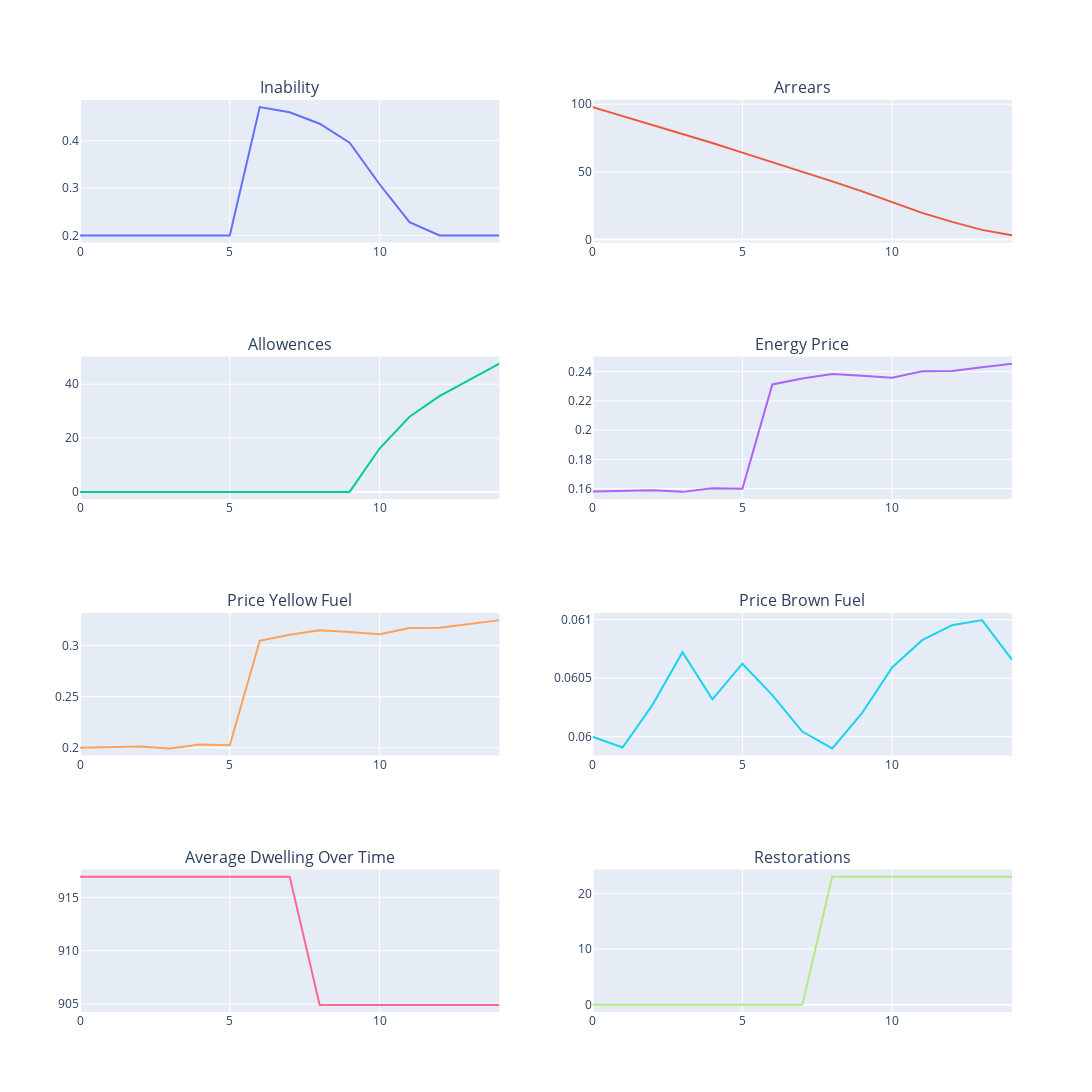
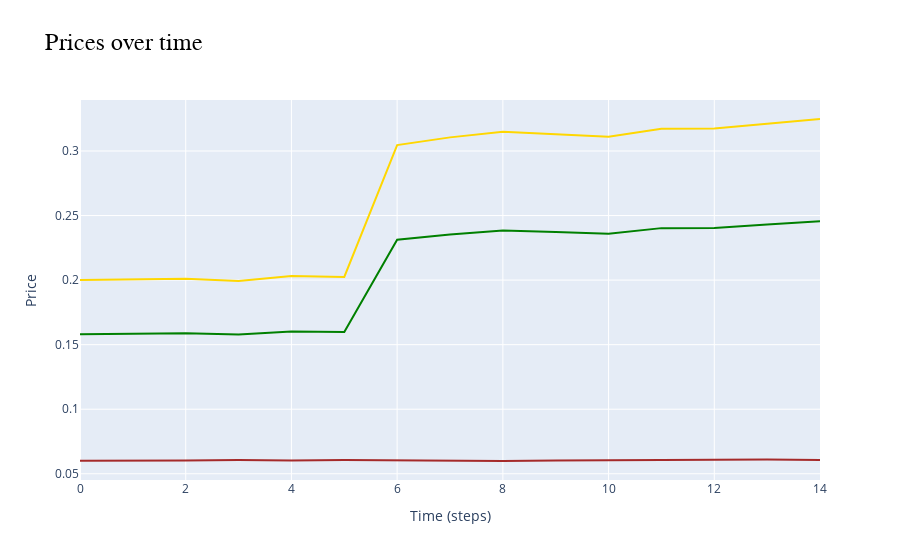

The cell these charts' notebook holds for them, in order:
### Code cell
# Model-level data
fig = sp.make_subplots(rows=int(len(model_data.columns)/2), cols=2, subplot_titles=model_data.columns)
color_discrete_sequence=px.colors.qualitative.Plotly  # Default color sequence

for i, col in enumerate(model_data.columns, start=1):
    fig.add_trace(go.Scatter(x=model_data.index, y=model_data[col], mode='lines', name=col, line=dict(color=color_discrete_sequence[(i-1) % len(color_discrete_sequence)])), row=int((i-1)/2)+1, col=((i-1)%2)+1)

fig.update_layout(height=400*int(len(model_data.columns)/2), width=1600, title_text="", showlegend=False, 
                  title_font=dict(size=24, color='black', family="Courier New, monospace"), # Adjust size and font here
                  )

fig.show()

# For Price1, Price2, and Energy Price
fig = go.Figure()
fig.add_trace(go.Scatter(x=model_data.index, y=model_data['Price Yellow Fuel'], mode='lines', name='Price Yellow Fuel', line=dict(color='gold')))
fig.add_trace(go.Scatter(x=model_data.index, y=model_data['Price Brown Fuel'], mode='lines', name='Price Brown Fuel', line=dict(color='brown')))
fig.add_trace(go.Scatter(x=model_data.index, y=model_data['Energy Price'], mode='lines', name='Energy Price', line=dict(color='green')))

fig.update_layout(title='Prices over time', xaxis_title='Time (steps)', yaxis_title='Price', showlegend=False,
                  title_font=dict(size=24, color='black', family="Courier New, monospace"), # Adjust size and font here
                  )

fig.show()

### Figure 1 — Plotly figure (JSON) as saved in the notebook; plotly's stock layout.template omitted (floating-point values rounded to 4 significant figures)
{"data": [{"line": {"color": "#636EFA"}, "mode": "lines", "name": "Inability", "type": "scatter", "x": [0, 1, 2, 3, 4, 5, 6, 7, 8, 9, 10, 11, 12, 13, 14], "xaxis": "x", "y": [0.2, 0.2, 0.2, 0.2, 0.2, 0.2, 0.471, 0.46, 0.436, 0.396, 0.308, 0.228, 0.2, 0.2, 0.2], "yaxis": "y"}, {"line": {"color": "#EF553B"}, "mode": "lines", "name": "Arrears", "type": "scatter", "x": [0, 1, 2, 3, 4, 5, 6, 7, 8, 9, 10, 11, 12, 13, 14], "xaxis": "x2", "y": [97.85, 91.36, 84.9, 78.23, 71.34, 64.2, 57.33, 50.31, 42.99, 35.59, 27.77, 19.74, 13.05, 7.14, 3.088], "yaxis": "y2"}, {"line": {"color": "#00CC96"}, "mode": "lines", "name": "Allowences", "type": "scatter", "x": [0, 1, 2, 3, 4, 5, 6, 7, 8, 9, 10, 11, 12, 13, 14], "xaxis": "x3", "y": [0, 0, 0, 0, 0, 0, 0, 0, 0, 0, 16.1, 27.9, 35.6, 41.7, 47.65], "yaxis": "y3"}, {"line": {"color": "#AB63FA"}, "mode": "lines", "name": "Energy Price", "type": "scatter", "x": [0, 1, 2, 3, 4, 5, 6, 7, 8, 9, 10, 11, 12, 13, 14], "xaxis": "x4", "y": [0.158, 0.1586, 0.1589, 0.1578, 0.1603, 0.1599, 0.2313, 0.2354, 0.2384, 0.2372, 0.2359, 0.2402, 0.2404, 0.243, 0.2455], "yaxis": "y4"}, {"line": {"color": "#FFA15A"}, "mode": "lines", "name": "Price Yellow Fuel", "type": "scatter", "x": [0, 1, 2, 3, 4, 5, 6, 7, 8, 9, 10, 11, 12, 13, 14], "xaxis": "x5", "y": [0.2, 0.2009, 0.2011, 0.1994, 0.2031, 0.2024, 0.3045, 0.3105, 0.3149, 0.313, 0.311, 0.3171, 0.3173, 0.3211, 0.3248], "yaxis": "y5"}, {"line": {"color": "#19D3F3"}, "mode": "lines", "name": "Price Brown Fuel", "type": "scatter", "x": [0, 1, 2, 3, 4, 5, 6, 7, 8, 9, 10, 11, 12, 13, 14], "xaxis": "x6", "y": [0.06, 0.05991, 0.06027, 0.06072, 0.06032, 0.06062, 0.06036, 0.06004, 0.0599, 0.0602, 0.06059, 0.06082, 0.06095, 0.061, 0.06066], "yaxis": "y6"}, {"line": {"color": "#FF6692"}, "mode": "lines", "name": "Average Dwelling Over Time", "type": "scatter", "x": [0, 1, 2, 3, 4, 5, 6, 7, 8, 9, 10, 11, 12, 13, 14], "xaxis": "x7", "y": [916.9, 916.9, 916.9, 916.9, 916.9, 916.9, 916.9, 916.9, 904.9, 904.9, 904.9, 904.9, 904.9, 904.9, 904.9], "yaxis": "y7"}, {"line": {"color": "#B6E880"}, "mode": "lines", "name": "Restorations", "type": "scatter", "x": [0, 1, 2, 3, 4, 5, 6, 7, 8, 9, 10, 11, 12, 13, 14], "xaxis": "x8", "y": [0, 0, 0, 0, 0, 0, 0, 0, 23, 23, 23, 23, 23, 23, 23], "yaxis": "y8"}], "layout": {"annotations": [{"font": {"size": 16}, "showarrow": false, "text": "Inability", "x": 0.225, "xanchor": "center", "xref": "paper", "y": 1, "yanchor": "bottom", "yref": "paper"}, {"font": {"size": 16}, "showarrow": false, "text": "Arrears", "x": 0.775, "xanchor": "center", "xref": "paper", "y": 1, "yanchor": "bottom", "yref": "paper"}, {"font": {"size": 16}, "showarrow": false, "text": "Allowences", "x": 0.225, "xanchor": "center", "xref": "paper", "y": 0.7188, "yanchor": "bottom", "yref": "paper"}, {"font": {"size": 16}, "showarrow": false, "text": "Energy Price", "x": 0.775, "xanchor": "center", "xref": "paper", "y": 0.7188, "yanchor": "bottom", "yref": "paper"}, {"font": {"size": 16}, "showarrow": false, "text": "Price Yellow Fuel", "x": 0.225, "xanchor": "center", "xref": "paper", "y": 0.4375, "yanchor": "bottom", "yref": "paper"}, {"font": {"size": 16}, "showarrow": false, "text": "Price Brown Fuel", "x": 0.775, "xanchor": "center", "xref": "paper", "y": 0.4375, "yanchor": "bottom", "yref": "paper"}, {"font": {"size": 16}, "showarrow": false, "text": "Average Dwelling Over Time", "x": 0.225, "xanchor": "center", "xref": "paper", "y": 0.1562, "yanchor": "bottom", "yref": "paper"}, {"font": {"size": 16}, "showarrow": false, "text": "Restorations", "x": 0.775, "xanchor": "center", "xref": "paper", "y": 0.1562, "yanchor": "bottom", "yref": "paper"}], "height": 1600, "showlegend": false, "title": {"font": {"color": "black", "family": "Courier New, monospace", "size": 24}, "text": ""}, "width": 1600, "xaxis": {"anchor": "y", "domain": [0, 0.45]}, "xaxis2": {"anchor": "y2", "domain": [0.55, 1]}, "xaxis3": {"anchor": "y3", "domain": [0, 0.45]}, "xaxis4": {"anchor": "y4", "domain": [0.55, 1]}, "xaxis5": {"anchor": "y5", "domain": [0, 0.45]}, "xaxis6": {"anchor": "y6", "domain": [0.55, 1]}, "xaxis7": {"anchor": "y7", "domain": [0, 0.45]}, "xaxis8": {"anchor": "y8", "domain": [0.55, 1]}, "yaxis": {"anchor": "x", "domain": [0.8438, 1]}, "yaxis2": {"anchor": "x2", "domain": [0.8438, 1]}, "yaxis3": {"anchor": "x3", "domain": [0.5625, 0.7188]}, "yaxis4": {"anchor": "x4", "domain": [0.5625, 0.7188]}, "yaxis5": {"anchor": "x5", "domain": [0.2812, 0.4375]}, "yaxis6": {"anchor": "x6", "domain": [0.2812, 0.4375]}, "yaxis7": {"anchor": "x7", "domain": [0, 0.1562]}, "yaxis8": {"anchor": "x8", "domain": [0, 0.1562]}}}

### Figure 2 — Plotly figure (JSON) as saved in the notebook; plotly's stock layout.template omitted (floating-point values rounded to 4 significant figures)
{"data": [{"line": {"color": "gold"}, "mode": "lines", "name": "Price Yellow Fuel", "type": "scatter", "x": [0, 1, 2, 3, 4, 5, 6, 7, 8, 9, 10, 11, 12, 13, 14], "y": [0.2, 0.2009, 0.2011, 0.1994, 0.2031, 0.2024, 0.3045, 0.3105, 0.3149, 0.313, 0.311, 0.3171, 0.3173, 0.3211, 0.3248]}, {"line": {"color": "brown"}, "mode": "lines", "name": "Price Brown Fuel", "type": "scatter", "x": [0, 1, 2, 3, 4, 5, 6, 7, 8, 9, 10, 11, 12, 13, 14], "y": [0.06, 0.05991, 0.06027, 0.06072, 0.06032, 0.06062, 0.06036, 0.06004, 0.0599, 0.0602, 0.06059, 0.06082, 0.06095, 0.061, 0.06066]}, {"line": {"color": "green"}, "mode": "lines", "name": "Energy Price", "type": "scatter", "x": [0, 1, 2, 3, 4, 5, 6, 7, 8, 9, 10, 11, 12, 13, 14], "y": [0.158, 0.1586, 0.1589, 0.1578, 0.1603, 0.1599, 0.2313, 0.2354, 0.2384, 0.2372, 0.2359, 0.2402, 0.2404, 0.243, 0.2455]}], "layout": {"showlegend": false, "title": {"font": {"color": "black", "family": "Courier New, monospace", "size": 24}, "text": "Prices over time"}, "xaxis": {"title": {"text": "Time (steps)"}}, "yaxis": {"title": {"text": "Price"}}}}
